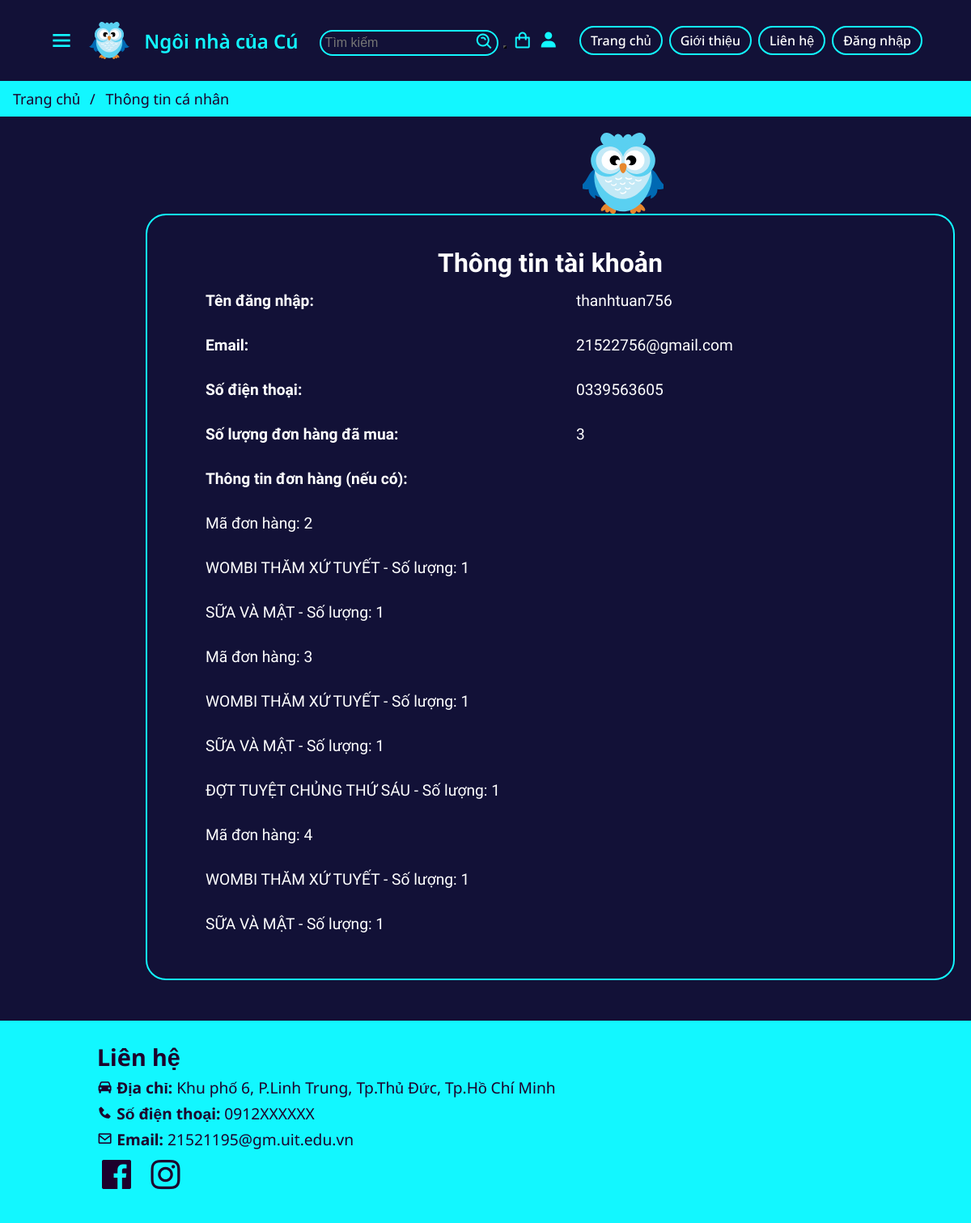
The page /account/ (signed in) on the database its author committed.
### polls/models.py (models this page shows, shortened)
class CustomUser(AbstractBaseUser, PermissionsMixin):
    username = models.CharField(max_length=100, unique=True)
    phone = models.CharField(max_length=15, default='N/A')
    email = models.EmailField(unique=True)
    date_joined = models.DateTimeField(default=timezone.now)
    is_active = models.BooleanField(default=True)
    is_staff = models.BooleanField(default=False)
    objects = CustomUserManager()
    USERNAME_FIELD = 'email'
    REQUIRED_FIELDS = ['username', 'phone']

class Order(models.Model):
    user = models.ForeignKey(CustomUser, on_delete=models.CASCADE, null=True, blank=True)
    name = models.CharField(max_length=255)
    phone_num = models.CharField(max_length=255)
    address = models.CharField(max_length=255)
    date_order = models.DateTimeField(auto_now_add=True)
    paid = models.BooleanField(default=False, null=True, blank=False)
    transaction_id = models.CharField(max_length=255, blank=True)

class OrderItem(models.Model):
    product = models.ForeignKey(Product, on_delete=models.CASCADE, null=True, blank=True)
    order = models.ForeignKey(Order, on_delete=models.CASCADE, null=True, blank=True)
    quantity = models.IntegerField(default=0, null=True, blank=True)
    price = models.IntegerField(default=0, null=True, blank=True)
    date_added = models.DateTimeField(auto_now_add=True)

class Product(models.Model):
    id = models.IntegerField(primary_key=True)
    category = models.ForeignKey(Category, related_name='product', on_delete=models.CASCADE)
    create_by = models.CharField(max_length=255, default='admin')
    title = models.CharField(max_length=255)
    author = models.CharField(max_length=255, default='admin')
    description = models.TextField(blank=True)
    intro = models.TextField(blank=True)
    image = models.ImageField(upload_to='images/')
    suplier = models.CharField(max_length=255)
    publisher = models.CharField(max_length=255, blank=True)
    release_date = models.DateField()
    language = models.CharField(max_length=255)
    weight = models.IntegerField()
    size = models.CharField(max_length=255)
    page = models.IntegerField()
    book_quality = models.CharField(max_length=255)
    slug = models.SlugField(max_length=255)
    price = models.IntegerField()
    in_stock = models.BooleanField(default=True)
    is_active = models.BooleanField(default=True)
    created = models.DateTimeField(auto_now_add=True)
    updated = models.DateField(auto_now=True)
    views = models.PositiveIntegerField(default=0)
    class Meta:
        verbose_name_plural = 'Products'
        ordering = ('-created',)

### polls/views.py (the view)
# urls.py: path('account/', views.account_view, name='account'),
@login_required
def account_view(request):
    user = request.user
    orders = Order.objects.filter(user=user, paid=True)
    items = OrderItem.objects.filter(order__in=orders)
    total_order = len(orders)
    return render(request, 'polls/account_index.html', {'total_order': total_order, 'orders': orders, 'items': items, 'user': user})

### polls/templates/polls/account_index.html (shortened to what this page needs)
{% load static %}
<!DOCTYPE html>
<html lang="en">
<head>
    <link rel="stylesheet" type="text/css" href="{% static 'polls/css/account_style.css' %}">
    <link rel="stylesheet" type="text/css" href="{% static 'polls/css/homepage_style.css' %}">
    <link href='https://unpkg.com/boxicons@2.1.4/css/boxicons.min.css' rel='stylesheet'>
</head>
<body class="account-html">
    <header>
        <i class='bx bx-menu' style='color:#12f7ff' id="bx-menu">
        </i>
        <img src="{% static 'polls/image/logo.svg' %}" alt="">
        <a href="#" class="logo">Ngôi nhà của Cú</a>
        <ul class="search">
            <form action="{% url 'polls:search' %}" method="get">
            <li>
                <input type="text" placeholder="Tìm kiếm" name="search">
                <button type='submit'><i class='bx bx-search-alt' style='color:#12f7ff'></i></button>
            </li>
            </form>
            <li><a href="{% url 'polls:cart' %}"><i class='bx bx-shopping-bag' style='color:#12f7ff' ></i></a></i></li>
            <li><a href="{% url 'polls:account' %}"><i class='bx bxs-user' style='color:#12f7ff'></i></a></li>
        </ul>
        <ul class="navlist">
            <li><a href="{% url 'polls:homepage' %}">Trang chủ</a></li>
            <li><a href="{% url 'polls:homepage' %}#about">Giới thiệu</a></li>
            <li><a href="{% url 'polls:homepage' %}#contact">Liên hệ</a></li>
            <li><a href="{% url 'polls:login' %}">Đăng nhập</a></li>
        </ul>
    </header>
    <ul class="breadcrumb">
        <li><a href="homepage_index.html">Trang chủ</a></li>
        <li>Thông tin cá nhân</li>
    </ul>
    <img src="{% static 'polls/image/logo.svg' %}" alt="" id="small-logo">
    <div class="profile">
        <h1>Thông tin tài khoản</h1>
        <div class="eachline">
            <p><b>Tên đăng nhập: </b></p>
            <p>{{ user.username }}</p>
        </div>
        <div class="eachline">
            <p><b>Email: </b></p>
            <p>{{ user.email }}</p>
        </div>
        <div class="eachline">
            <p><b>Số điện thoại: </b></p>
            <p>{{ user.phone }}</p>
        </div>
        <div class="eachline">
            <p><b>Số lượng đơn hàng đã mua: </b></p>
            <p>{{ total_order }}</p>
        </div>
        <div class="eachline">
            <p><b>Thông tin đơn hàng (nếu có): </b></p><br>
        </div>
        {% for order in orders %}
        <div class="eachline">
            <p>Mã đơn hàng: {{ order.id }}</p><br>
        </div>
            {% for item in items%}
                {% if item.order == order %}
                <div class="eachline">
                        <p>{{ item.product.title }} - Số lượng: {{ item.quantity }}</p><br>
                </div>
                {% endif %}
            {% endfor %}
        {% endfor %}
    </div>
    <footer id="contact">
        <h2>Liên hệ</h2>
        <ul>
            <li><i class='bx bxs-car' style='color:#1d002c'></i><b> Địa chỉ:</b> Khu phố 6, P.Linh Trung, Tp.Thủ Đức, Tp.Hồ Chí Minh</li>
            <li><i class='bx bxs-phone' style='color:#1d002c'></i><b> Số điện thoại:</b> 0912XXXXXX</li>
            <li><i class='bx bx-envelope' style='color:#1d002c'></i><b> Email:</b> 21521195@gm.uit.edu.vn</li>
        </ul>
        <ul class="social">
            <i class='bx bxl-facebook-square'></i>
            <i class='bx bxl-instagram'></i>
        </ul>
    </footer>
</body>
</html>

### polls/static/polls/css/account_style.css (style rules this page uses)
.account-html { background: #121137; }
.profile { margin-top: 120px; margin-bottom: 50px; font-family: 'Agbalumo', sans-serif; width: 1000px; border: 2px solid #12f7ff; border-radius: 25px; padding: 40px; background: #121137; color: #fff; margin-left: 15%; }
.profile h1 { font-size: 2rem; text-align: center; }
.profile p { padding: 1rem 2rem; font-size: 1.2rem; }
.eachline { display: flex; flex-direction: row; align-items: center; }
.eachline p { flex: 1; }
#small-logo { height: 100px; width: 100px; position: absolute; margin-left: 60%; object-fit: cover; margin-top: 20px; }
ul.breadcrumb { padding: 10px 16px; list-style: none; background-color: #12f7ff; }
ul.breadcrumb li { display: inline; font-size: 18px; color: #1d002c; }
ul.breadcrumb li+li:before { padding: 8px; color: #1d002c; content: "/\00a0"; }
ul.breadcrumb li a { color: #1d002c; text-decoration: none; }

### polls/static/polls/css/homepage_style.css (style rules this page uses)
* { margin: 0; padding: 0; box-sizing: border-box; list-style: none; scroll-behavior: smooth; }
body { font-family: 'Noto Sans', sans-serif; background-color: #1d002c; color: white; overflow-x: hidden; }
header { padding: 25px 5%; position: sticky; background: #121137; left: 0; top: 0; display: flex; justify-content: space-between; align-items: center; width: 100%; z-index: 1005; }
header img { height: 50px; width: 50px; display: flex; }
.logo { font-size: 1.5rem; color: #12f7ff; text-decoration: none; font-weight: 600; }
ul.navlist { display: flex; align-items: center; }
.navlist li { margin-left: 0.5rem; }
.navlist li a { color: white; text-decoration: none; font-weight: 500; font-size: 1rem; padding: 5px 12px; border: 2px solid #12f7ff; border-radius: 25px; transition: all .3s ease; }
ul.search { display: flex; align-items: center; }
.search li { margin-left: 0.5rem; font-size: 1.5rem; }
.search input { background-color: #121137; font-size: 1rem; border: 2px solid #12f7ff; border-radius: 25px; color: #fff; padding: 5px; }
.search li:first-child { position: relative; }
.search li:first-child i { position: absolute; right: 15px; top: 8px; }
.search button { font-size: 1.5rem; cursor: pointer; background: #121137; }
header .bx-menu { font-size: 2rem; cursor: pointer; }
footer { background: #12f7ff; color: #1d002c; font-size: 1.2rem; padding: 25px 10%; }
footer li { padding-top: 5px; }
.social { font-size: 3rem; }

### rows shown on the page
CustomUser: username "thanhtuan756", email "21522756@gmail.com", phone "0339563605"
Order: id "2"
OrderItem: product "WOMBI THĂM XỨ TUYẾT", quantity "1"
OrderItem: product "SỮA VÀ MẬT", quantity "1"
Order: id "3"
OrderItem: product "WOMBI THĂM XỨ TUYẾT", quantity "1"
OrderItem: product "SỮA VÀ MẬT", quantity "1"
OrderItem: product "ĐỢT TUYỆT CHỦNG THỨ SÁU", quantity "1"
Order: id "4"
OrderItem: product "WOMBI THĂM XỨ TUYẾT", quantity "1"
OrderItem: product "SỮA VÀ MẬT", quantity "1"

### other values the page prints
{{ total_order }} "3"
